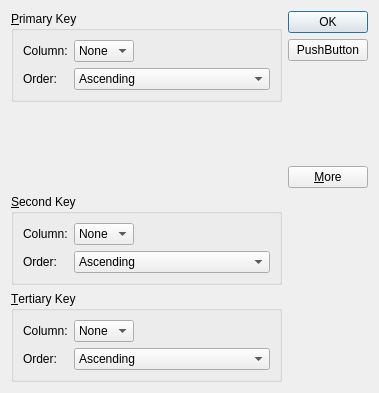
<?xml version="1.0" encoding="UTF-8"?>
<ui version="4.0">
 <class>SortDialog</class>
 <widget class="QDialog" name="SortDialog">
  <property name="geometry">
   <rect>
    <x>0</x>
    <y>0</y>
    <width>379</width>
    <height>393</height>
   </rect>
  </property>
  <property name="windowTitle">
   <string>Sort</string>
  </property>
  <layout class="QGridLayout" name="gridLayout_4">
   <item row="0" column="0">
    <widget class="QGroupBox" name="groupBox">
     <property name="title">
      <string>&amp;Primary Key</string>
     </property>
     <layout class="QGridLayout" name="gridLayout">
      <item row="0" column="0">
       <widget class="QLabel" name="label">
        <property name="text">
         <string>Column:</string>
        </property>
       </widget>
      </item>
      <item row="0" column="1">
       <widget class="QComboBox" name="comboBox">
        <item>
         <property name="text">
          <string>None</string>
         </property>
        </item>
       </widget>
      </item>
      <item row="0" column="2">
       <spacer name="horizontalSpacer">
        <property name="orientation">
         <enum>Qt::Horizontal</enum>
        </property>
        <property name="sizeHint" stdset="0">
         <size>
          <width>57</width>
          <height>20</height>
         </size>
        </property>
       </spacer>
      </item>
      <item row="1" column="0">
       <widget class="QLabel" name="label_2">
        <property name="text">
         <string>Order:</string>
        </property>
       </widget>
      </item>
      <item row="1" column="1" colspan="2">
       <widget class="QComboBox" name="comboBox_2">
        <item>
         <property name="text">
          <string>Ascending</string>
         </property>
        </item>
        <item>
         <property name="text">
          <string>Descending</string>
         </property>
        </item>
       </widget>
      </item>
     </layout>
    </widget>
   </item>
   <item row="0" column="1" rowspan="2">
    <layout class="QVBoxLayout" name="verticalLayout">
     <item>
      <widget class="QPushButton" name="okButton">
       <property name="text">
        <string>OK</string>
       </property>
       <property name="autoDefault">
        <bool>false</bool>
       </property>
       <property name="default">
        <bool>true</bool>
       </property>
      </widget>
     </item>
     <item>
      <widget class="QPushButton" name="cancelButton">
       <property name="text">
        <string>PushButton</string>
       </property>
      </widget>
     </item>
     <item>
      <spacer name="verticalSpacer">
       <property name="orientation">
        <enum>Qt::Vertical</enum>
       </property>
       <property name="sizeHint" stdset="0">
        <size>
         <width>20</width>
         <height>40</height>
        </size>
       </property>
      </spacer>
     </item>
     <item>
      <widget class="QPushButton" name="moreButton">
       <property name="text">
        <string>&amp;More</string>
       </property>
       <property name="checkable">
        <bool>true</bool>
       </property>
      </widget>
     </item>
    </layout>
   </item>
   <item row="1" column="0">
    <spacer name="verticalSpacer_2">
     <property name="orientation">
      <enum>Qt::Vertical</enum>
     </property>
     <property name="sizeHint" stdset="0">
      <size>
       <width>20</width>
       <height>0</height>
      </size>
     </property>
    </spacer>
   </item>
   <item row="2" column="0">
    <widget class="QGroupBox" name="groupBox_2">
     <property name="title">
      <string>&amp;Second Key</string>
     </property>
     <layout class="QGridLayout" name="gridLayout_2">
      <item row="0" column="0">
       <widget class="QLabel" name="label_3">
        <property name="text">
         <string>Column:</string>
        </property>
       </widget>
      </item>
      <item row="0" column="1">
       <widget class="QComboBox" name="comboBox_3">
        <item>
         <property name="text">
          <string>None</string>
         </property>
        </item>
       </widget>
      </item>
      <item row="0" column="2">
       <spacer name="horizontalSpacer_2">
        <property name="orientation">
         <enum>Qt::Horizontal</enum>
        </property>
        <property name="sizeHint" stdset="0">
         <size>
          <width>40</width>
          <height>20</height>
         </size>
        </property>
       </spacer>
      </item>
      <item row="1" column="0">
       <widget class="QLabel" name="label_4">
        <property name="text">
         <string>Order:</string>
        </property>
       </widget>
      </item>
      <item row="1" column="1" colspan="2">
       <widget class="QComboBox" name="comboBox_4">
        <item>
         <property name="text">
          <string>Ascending</string>
         </property>
        </item>
        <item>
         <property name="text">
          <string>Descending</string>
         </property>
        </item>
       </widget>
      </item>
     </layout>
    </widget>
   </item>
   <item row="3" column="0">
    <widget class="QGroupBox" name="groupBox_3">
     <property name="title">
      <string>&amp;Tertiary Key</string>
     </property>
     <layout class="QGridLayout" name="gridLayout_3">
      <item row="0" column="0">
       <widget class="QLabel" name="label_5">
        <property name="text">
         <string>Column:</string>
        </property>
       </widget>
      </item>
      <item row="0" column="1">
       <widget class="QComboBox" name="comboBox_5">
        <item>
         <property name="text">
          <string>None</string>
         </property>
        </item>
       </widget>
      </item>
      <item row="0" column="2">
       <spacer name="horizontalSpacer_3">
        <property name="orientation">
         <enum>Qt::Horizontal</enum>
        </property>
        <property name="sizeHint" stdset="0">
         <size>
          <width>40</width>
          <height>20</height>
         </size>
        </property>
       </spacer>
      </item>
      <item row="1" column="0">
       <widget class="QLabel" name="label_6">
        <property name="text">
         <string>Order:</string>
        </property>
       </widget>
      </item>
      <item row="1" column="1" colspan="2">
       <widget class="QComboBox" name="comboBox_6">
        <item>
         <property name="text">
          <string>Ascending</string>
         </property>
        </item>
        <item>
         <property name="text">
          <string>Descending</string>
         </property>
        </item>
       </widget>
      </item>
     </layout>
    </widget>
   </item>
  </layout>
 </widget>
 <tabstops>
  <tabstop>comboBox</tabstop>
  <tabstop>comboBox_2</tabstop>
  <tabstop>comboBox_3</tabstop>
  <tabstop>comboBox_4</tabstop>
  <tabstop>comboBox_5</tabstop>
  <tabstop>comboBox_6</tabstop>
  <tabstop>okButton</tabstop>
  <tabstop>cancelButton</tabstop>
  <tabstop>moreButton</tabstop>
 </tabstops>
 <resources/>
 <connections>
  <connection>
   <sender>okButton</sender>
   <signal>clicked()</signal>
   <receiver>SortDialog</receiver>
   <slot>accept()</slot>
   <hints>
    <hint type="sourcelabel">
     <x>300</x>
     <y>33</y>
    </hint>
    <hint type="destinationlabel">
     <x>93</x>
     <y>119</y>
    </hint>
   </hints>
  </connection>
  <connection>
   <sender>cancelButton</sender>
   <signal>clicked()</signal>
   <receiver>SortDialog</receiver>
   <slot>reject()</slot>
   <hints>
    <hint type="sourcelabel">
     <x>333</x>
     <y>68</y>
    </hint>
    <hint type="destinationlabel">
     <x>161</x>
     <y>129</y>
    </hint>
   </hints>
  </connection>
  <connection>
   <sender>moreButton</sender>
   <signal>toggled(bool)</signal>
   <receiver>groupBox_2</receiver>
   <slot>setVisible(bool)</slot>
   <hints>
    <hint type="sourcelabel">
     <x>337</x>
     <y>146</y>
    </hint>
    <hint type="destinationlabel">
     <x>229</x>
     <y>216</y>
    </hint>
   </hints>
  </connection>
  <connection>
   <sender>moreButton</sender>
   <signal>toggled(bool)</signal>
   <receiver>groupBox_3</receiver>
   <slot>setVisible(bool)</slot>
   <hints>
    <hint type="sourcelabel">
     <x>318</x>
     <y>150</y>
    </hint>
    <hint type="destinationlabel">
     <x>233</x>
     <y>335</y>
    </hint>
   </hints>
  </connection>
 </connections>
</ui>
